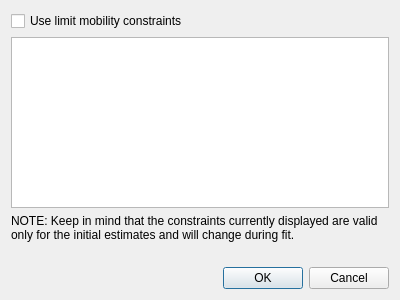
<?xml version="1.0" encoding="UTF-8"?>
<ui version="4.0">
 <class>MobilityConstraintsDialog</class>
 <widget class="QDialog" name="MobilityConstraintsDialog">
  <property name="geometry">
   <rect>
    <x>0</x>
    <y>0</y>
    <width>400</width>
    <height>300</height>
   </rect>
  </property>
  <property name="windowTitle">
   <string>Limit mobility constraints</string>
  </property>
  <layout class="QVBoxLayout" name="verticalLayout">
   <item>
    <widget class="QCheckBox" name="qcb_useMobilityConstraints">
     <property name="text">
      <string>Use limit mobility constraints</string>
     </property>
    </widget>
   </item>
   <item>
    <widget class="QTableView" name="qtvb_currentConstraints"/>
   </item>
   <item>
    <widget class="QLabel" name="ql_info">
     <property name="text">
      <string>NOTE: Keep in mind that the constraints currently displayed are valid only for the initial estimates and will change during fit.</string>
     </property>
     <property name="wordWrap">
      <bool>true</bool>
     </property>
    </widget>
   </item>
   <item>
    <spacer name="verticalSpacer">
     <property name="orientation">
      <enum>Qt::Vertical</enum>
     </property>
     <property name="sizeHint" stdset="0">
      <size>
       <width>20</width>
       <height>40</height>
      </size>
     </property>
    </spacer>
   </item>
   <item>
    <widget class="QDialogButtonBox" name="buttonBox">
     <property name="standardButtons">
      <set>QDialogButtonBox::Cancel|QDialogButtonBox::Ok</set>
     </property>
    </widget>
   </item>
  </layout>
 </widget>
 <resources/>
 <connections/>
</ui>
